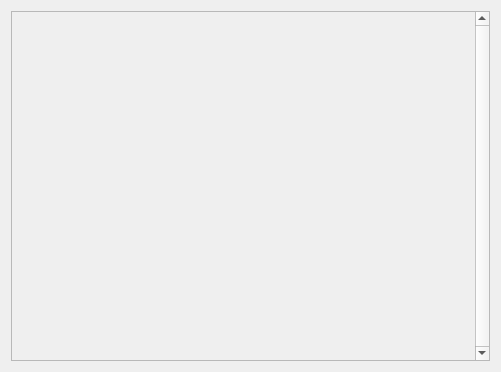
<?xml version="1.0" encoding="UTF-8"?>
<ui version="4.0">
 <class>Form</class>
 <widget class="QWidget" name="Form">
  <property name="geometry">
   <rect>
    <x>0</x>
    <y>0</y>
    <width>501</width>
    <height>372</height>
   </rect>
  </property>
  <property name="minimumSize">
   <size>
    <width>300</width>
    <height>300</height>
   </size>
  </property>
  <property name="windowTitle">
   <string>Form</string>
  </property>
  <layout class="QGridLayout" name="gridLayout">
   <item row="0" column="0">
    <widget class="QScrollArea" name="scrollArea">
     <property name="verticalScrollBarPolicy">
      <enum>Qt::ScrollBarAlwaysOn</enum>
     </property>
     <property name="widgetResizable">
      <bool>true</bool>
     </property>
     <widget class="QWidget" name="scrollAreaWidgetContents">
      <property name="geometry">
       <rect>
        <x>0</x>
        <y>0</y>
        <width>466</width>
        <height>352</height>
       </rect>
      </property>
     </widget>
    </widget>
   </item>
  </layout>
 </widget>
 <resources/>
 <connections/>
</ui>
